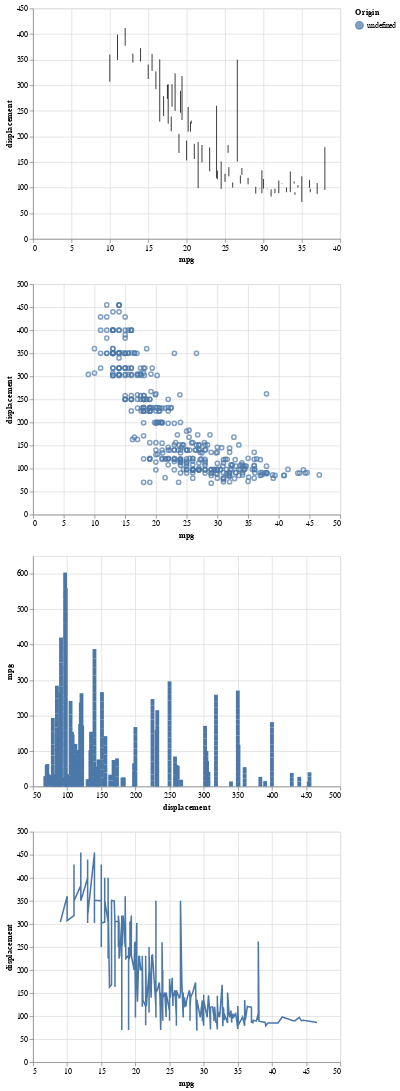

Source (notebook cell):
### Code cell
errorbar & points & bars & line

### Figure 1 — Vega-Lite specification as saved in the notebook (floating-point values rounded to 4 significant figures; data arrays with more than 128 entries replaced by an {"elided": "..."} marker saying what was removed)
{"config": {"view": {"continuousWidth": 400, "continuousHeight": 300}}, "vconcat": [{"mark": "errorbar", "encoding": {"x": {"field": "mpg", "type": "quantitative"}, "y": {"field": "displacement", "type": "quantitative"}}}, {"mark": "point", "encoding": {"color": {"condition": {"field": "Origin", "type": "nominal", "selection": "selector004"}, "value": "hue"}, "x": {"field": "mpg", "type": "quantitative"}, "y": {"field": "displacement", "type": "quantitative"}}, "selection": {"selector004": {"type": "interval"}}}, {"mark": "bar", "encoding": {"color": {"field": "Origin", "type": "nominal"}, "x": {"field": "displacement", "type": "quantitative"}, "y": {"field": "mpg", "type": "quantitative"}}}, {"mark": "line", "encoding": {"x": {"field": "mpg", "type": "quantitative"}, "y": {"field": "displacement", "type": "quantitative"}}}], "data": {"name": "data-4766f396ec9ac170016b09afb643730f"}, "$schema": "https://vega.github.io/schema/vega-lite/v4.17.0.json", "datasets": {"data-4766f396ec9ac170016b09afb643730f": {"elided": "398 records"}}}
